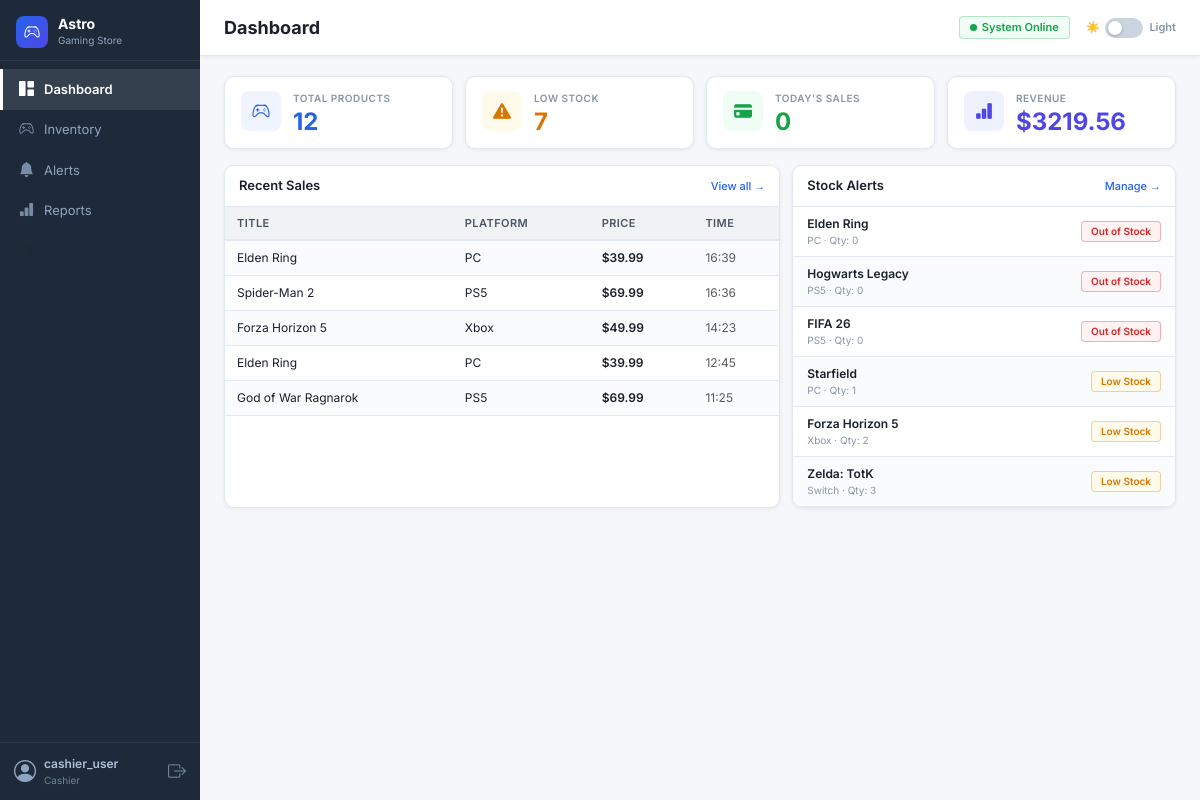
/dashboard (signed in), run on the app's committed database.
### tables this page shows
CREATE TABLE sales (
            id          INTEGER PRIMARY KEY AUTOINCREMENT,
            product_id  INTEGER NOT NULL,
            sale_price  REAL NOT NULL,
            quantity    INTEGER NOT NULL DEFAULT 1,
            sale_time   TEXT NOT NULL,
            FOREIGN KEY (product_id) REFERENCES products(id)
        );

CREATE TABLE products (
            id                INTEGER PRIMARY KEY AUTOINCREMENT,
            sku               TEXT UNIQUE NOT NULL,
            title             TEXT NOT NULL,
            platform          TEXT NOT NULL,
            genre             TEXT NOT NULL,
            category          TEXT NOT NULL DEFAULT 'Full Game',
            quantity          INTEGER NOT NULL DEFAULT 0,
            price             REAL NOT NULL DEFAULT 0.0,
            reorder_threshold INTEGER NOT NULL DEFAULT 5
        );

### app.py (the view)
@app.route("/dashboard")
@login_required
def dashboard():
    db = get_db()
    total_products = db.execute("SELECT COUNT(*) FROM products").fetchone()[0]
    low_stock_count = db.execute(
        "SELECT COUNT(*) FROM products WHERE quantity <= reorder_threshold"
    ).fetchone()[0]
    today = datetime.now().strftime("%Y-%m-%d")
    todays_sales = db.execute(
        "SELECT COUNT(*) FROM sales WHERE sale_time LIKE ?", (today + "%",)
    ).fetchone()[0]
    revenue = db.execute(
        "SELECT COALESCE(SUM(sale_price * quantity), 0) FROM sales"
    ).fetchone()[0]
    recent_sales = db.execute("""
        SELECT s.sale_price, s.sale_time, s.quantity,
               p.title, p.platform
        FROM sales s
        JOIN products p ON p.id = s.product_id
        ORDER BY s.sale_time DESC
        LIMIT 5
    """).fetchall()
    alerts = db.execute("""
        SELECT title, platform, quantity, reorder_threshold,
               CASE WHEN quantity = 0 THEN 'Out of Stock' ELSE 'Low Stock' END AS status
        FROM products
        WHERE quantity <= reorder_threshold
        ORDER BY quantity ASC
        LIMIT 6
    """).fetchall()
    db.close()
    return render_template("dashboard.html",
        total_products=total_products,
        low_stock_count=low_stock_count,
        todays_sales=todays_sales,
        revenue=revenue,
        recent_sales=recent_sales,
        alerts=alerts
    )

### app.py (called while the page is built)
@app.before_request
def ensure_db():
    pass  # db initialised once at startup

def login_required(f):
    from functools import wraps
    @wraps(f)
    def decorated(*args, **kwargs):
        if "user_id" not in session:
            return redirect(url_for("login"))
        return f(*args, **kwargs)
    return decorated

### database.py (called while the page is built)
def get_db():
    conn = sqlite3.connect(DB_PATH)
    conn.row_factory = sqlite3.Row
    conn.execute("PRAGMA foreign_keys = ON")
    return conn

### templates/dashboard.html (shortened to what this page needs)
{% extends "base.html" %}
{% block page_title %}Dashboard{% endblock %}
{% block content %}
<div class="content-inner">
  <div class="stats-grid">
    <div class="stat-card">
      <div class="stat-icon" style="background:#EFF4FF;">
        <i class="bi bi-controller" style="color:#2563EB;"></i>
      </div>
      <div class="stat-body">
        <div class="stat-label">TOTAL PRODUCTS</div>
        <div class="stat-val" style="color:#2563EB;">{{ total_products }}</div>
      </div>
    </div>
    <div class="stat-card">
      <div class="stat-icon" style="background:#FFFBEB;">
        <i class="bi bi-exclamation-triangle-fill" style="color:#D97706;"></i>
      </div>
      <div class="stat-body">
        <div class="stat-label">LOW STOCK</div>
        <div class="stat-val" style="color:#D97706;">{{ low_stock_count }}</div>
      </div>
    </div>
    <div class="stat-card">
      <div class="stat-icon" style="background:#F0FDF4;">
        <i class="bi bi-credit-card-fill" style="color:#16A34A;"></i>
      </div>
      <div class="stat-body">
        <div class="stat-label">TODAY'S SALES</div>
        <div class="stat-val" style="color:#16A34A;">{{ todays_sales }}</div>
      </div>
    </div>
    <div class="stat-card">
      <div class="stat-icon" style="background:#EEF2FF;">
        <i class="bi bi-bar-chart-fill" style="color:#4F46E5;"></i>
      </div>
      <div class="stat-body">
        <div class="stat-label">REVENUE</div>
        <div class="stat-val" style="color:#4F46E5;">${{ "%.2f"|format(revenue) }}</div>
      </div>
    </div>
  </div>
  <div class="dash-panels">
    <div class="panel-card">
      <div class="panel-head">
        <span class="panel-title">Recent Sales</span>
        <a href="{{ url_for('inventory') }}" class="panel-link">View all →</a>
      </div>
      <table class="data-table">
        <thead>
          <tr>
            <th>Title</th>
            <th>Platform</th>
            <th>Price</th>
            <th>Time</th>
          </tr>
        </thead>
        <tbody>
          {% for s in recent_sales %}
          <tr>
            <td>{{ s.title }}</td>
            <td class="text-sub">{{ s.platform }}</td>
            <td class="text-green fw-600">${{ "%.2f"|format(s.sale_price) }}</td>
            <td class="text-muted">{{ s.sale_time[11:16] }}</td>
          </tr>
          {% else %}
          <tr><td colspan="4" class="text-center text-muted py-3">No sales recorded today.</td></tr>
          {% endfor %}
        </tbody>
      </table>
    </div>
    <div class="panel-card">
      <div class="panel-head">
        <span class="panel-title">Stock Alerts</span>
        <a href="{{ url_for('alerts') }}" class="panel-link">Manage →</a>
      </div>
      {% for a in alerts %}
      <div class="alert-row">
        <div>
          <div class="alert-row-name">{{ a.title }}</div>
          <div class="alert-row-sub">{{ a.platform }} · Qty: {{ a.quantity }}</div>
        </div>
        {% if a.quantity == 0 %}
          <span class="badge-status badge-red">Out of Stock</span>
        {% else %}
          <span class="badge-status badge-amber">Low Stock</span>
        {% endif %}
      </div>
      {% else %}
      <div class="text-center text-muted py-4">
        <i class="bi bi-check-circle-fill text-success me-1"></i> All products are well stocked.
      </div>
      {% endfor %}
    </div>
  </div>
</div>
{% endblock %}

### static/css/style.css (style rules this page uses)
:root { --bg: #F5F7FA; --surface: #FFFFFF; --border: #E2E8EF; --divider: #F0F2F5; --text: #1A202C; --sub: #4A5568; --muted: #8896A5; --light: #B0BCCB; --row-odd: #FAFBFC; --row-even: #FFFFFF; --sidebar-bg: #1E2A3A; --shadow: 0 1px 4px rgba(0,0,0,0.07); --shadow-md: 0 2px 10px rgba(0,0,0,0.09); --input-bg: #F5F7FA; --th-bg: #F0F2F5; --topbar-bg: #FFFFFF; }
*, *::before, *::after { box-sizing: border-box; }
body { font-family: 'Inter', system-ui, sans-serif; font-size: 14px; background: var(--bg); color: var(--text); margin: 0; transition: background 0.2s, color 0.2s; }
a { text-decoration: none; }
.content-inner { padding: 20px 24px 30px; }
.stats-grid { display: grid; grid-template-columns: repeat(4, 1fr); gap: 12px; margin-bottom: 16px; }
.stat-card { background: var(--surface); border: 1px solid var(--border); border-radius: 10px; padding: 14px 16px; display: flex; align-items: flex-start; gap: 12px; box-shadow: var(--shadow); }
.stat-icon { width: 40px; height: 40px; border-radius: 8px; display: flex; align-items: center; justify-content: center; font-size: 18px; flex-shrink: 0; }
.stat-label { font-size: 10px; font-weight: 600; color: var(--muted); text-transform: uppercase; letter-spacing: 0.05em; margin-bottom: 4px; }
.stat-val { font-size: 24px; font-weight: 700; color: var(--text); line-height: 1; }
.dash-panels { display: grid; grid-template-columns: 1.45fr 1fr; gap: 12px; }
.panel-card { background: var(--surface); border: 1px solid var(--border); border-radius: 10px; overflow: hidden; box-shadow: var(--shadow); }
.panel-head { display: flex; justify-content: space-between; align-items: center; padding: 10px 14px; border-bottom: 1px solid var(--border); background: var(--surface); }
.panel-title { font-size: 13px; font-weight: 600; color: var(--text); }
.panel-link { font-size: 11px; color: #2563EB; font-weight: 500; }
.alert-row { display: flex; justify-content: space-between; align-items: center; padding: 8px 14px; border-bottom: 1px solid var(--border); }
.alert-row:nth-child(odd) { background: var(--row-odd); }
.alert-row:nth-child(even) { background: var(--row-even); }
.alert-row-name { font-size: 12px; font-weight: 600; color: var(--text); }
.alert-row-sub { font-size: 10px; color: var(--muted); }
.data-table { width: 100%; border-collapse: collapse; }
.data-table thead tr { background: var(--th-bg); border-bottom: 2px solid var(--border); }
.data-table th { padding: 8px 12px; font-size: 11px; font-weight: 600; color: var(--sub); text-transform: uppercase; letter-spacing: 0.04em; white-space: nowrap; }
.data-table tbody tr { border-bottom: 1px solid var(--border); }
.data-table tbody tr:nth-child(odd) { background: var(--row-odd); }
.data-table tbody tr:nth-child(even) { background: var(--row-even); }
.data-table td { padding: 8px 12px; font-size: 12px; color: var(--text); vertical-align: middle; }
.badge-status { display: inline-flex; align-items: center; border-radius: 4px; padding: 2px 9px; font-size: 10px; font-weight: 600; white-space: nowrap; border-width: 1px; border-style: solid; }
.badge-red { background: #FEF2F2; color: #DC2626; border-color: #DC262655; }
.badge-amber { background: #FFFBEB; color: #D97706; border-color: #D9770655; }
.text-green { color: #16A34A; }
.text-sub { color: var(--sub); }
.text-muted { color: var(--muted); }
.fw-600 { font-weight: 600; }

### data on the page
sales: title "Elden Ring", platform "PC", sale_price "39.99", sale_time "16:39"
sales: title "Spider-Man 2", platform "PS5", sale_price "69.99", sale_time "16:36"
sales: title "Forza Horizon 5", platform "Xbox", sale_price "49.99", sale_time "14:23"
sales: title "Elden Ring", platform "PC", sale_price "39.99", sale_time "12:45"
sales: title "God of War Ragnarok", platform "PS5", sale_price "69.99", sale_time "11:25"
products: title "Elden Ring", platform "PC", quantity "0", shows "Out of Stock"
products: title "Hogwarts Legacy", platform "PS5", quantity "0", shows "Out of Stock"
products: title "FIFA 26", platform "PS5", quantity "0", shows "Out of Stock"
products: title "Starfield", platform "PC", quantity "1", shows "Low Stock"
products: title "Forza Horizon 5", platform "Xbox", quantity "2", shows "Low Stock"
products: title "Zelda: TotK", platform "Switch", quantity "3", shows "Low Stock"

### other printed values
{{ session.username }} "cashier_user"
{{ session.role | title }} "Cashier"
{{ total_products }} "12"
{{ low_stock_count }} "7"
{{ todays_sales }} "0"
{{ "%.2f"|format(revenue) }} "3219.56"
